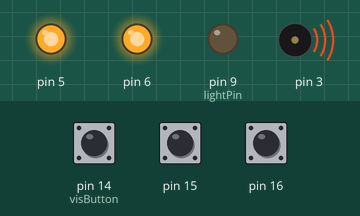
Bench run of a sketch on a simulated Arduino Uno, built with avr-gcc and run on an emulated ATmega328P. Parts: output pins drawn as LEDs (lit = HIGH), buzzer (waves = sounding). The test bench sets the inputs (shaded band); at power-on: pin 14 (visButton) HIGH, pin 15 HIGH, pin 16 HIGH.

Above: at 8.2 s.
8.3 s: pin 14 (visButton) pulled LOW for 0.15 s
At 10.1 s:
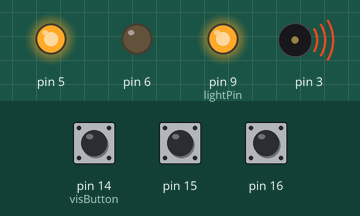
11.4 s: pin 15 pulled LOW for 0.15 s
At 14.3 s:
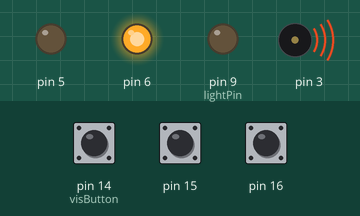
14.5 s: pin 14 (visButton) pulled LOW for 1 s
At 16.0 s:
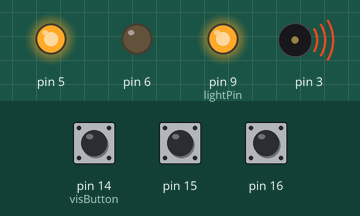
18.5 s: pin 16 pulled LOW for 3.2 s
At 20.0 s:
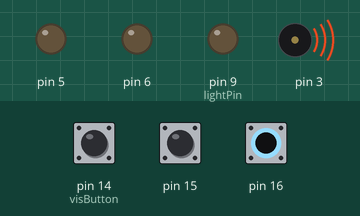
23.2 s: pin 14 (visButton) driven LOW and pin 15 driven LOW
At 25.0 s:
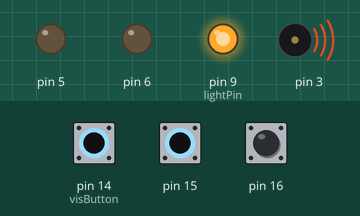
Timing chart, 0 to 26.5 s (numbered marks = the images above; inputs shaded):
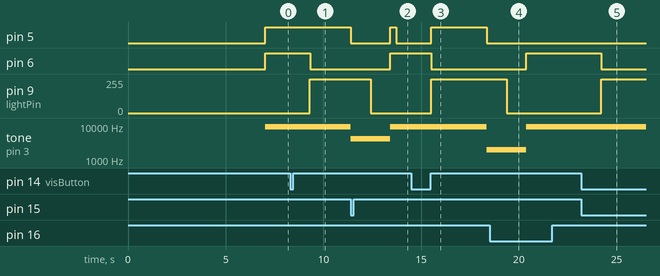

Measured:
- after the input at 8.3 s, pin 6: HIGH → LOW after 1.0 s; pin 9 (lightPin): 0/255 → 254/255 after 1.0 s; tone on pin 3: 9600 Hz → 4263 Hz after 3.1 s
- after the input at 11.4 s, pin 6: LOW → HIGH after 2.0 s instead of 2.8 s; pin 9 (lightPin): 254/255 → 0/255 after 1.0 s instead of 1.8 s
- after the input at 14.5 s, pin 5: LOW → HIGH after 1.0 s, → LOW 2.8 s later; pin 6: HIGH → LOW after 1.0 s; pin 9 (lightPin): 0/255 → 254/255 after 1.0 s; tone on pin 3: 9600 Hz → 1969 Hz after 3.9 s
- after the input at 18.5 s, pin 5: stays LOW (without the input it goes to HIGH after 1.9 s)
- after the input at 23.2 s, pin 6: HIGH → LOW after 1.0 s; pin 9 (lightPin): 0/255 → 254/255 after 1.0 s

The sketch:

puffinBurrow.ino
```cpp
#include "linearTrackActuators.h"

///////////////////////////////////////////////////
//                  Declarations                 //
///////////////////////////////////////////////////

//declare the actuator object. The arguments are as follows:

//   actuator ( pulseOutPin, directionControlPin, enablePin, leftLimitSwitch, rightLimitSwitch

actuator bird(3,6,5,16,15);

///////////////////////////////////////////////////
//              Configurable options             //
///////////////////////////////////////////////////

// this is the distance which the bird will travel out to the
// left in the burrow. It is specified in inches
int distanceOut = 16; //in stepper counts

//time in seconds that it takes the LEDs to turn on or off
float fadeTime = 1;

// maximum time that a bird can move before the program
// assumes that the limit switch is broken (in mS)
int runTimeout = 10000;

// movement profile for the return journey of the bird
// this is simply a flat speed with no wobbling.
// Units are inches per second, and 24 is about the limit.
float returnProfile (float osc){
  return 20;
}

//movement profile for the journey outward.
// Default produces a forward motion with
// slight periodic acceleration and deceleration.
//
// The oscillator period is 1.256 seconds, but
// with the 10 multiplier in the operand of the
// cosine, it has a period of .125 seconds.
//
//To slow or speed the
// oscillation, simply add a multiplier to the operand of the
//trig functions.
//
//Units are inches per second.
float outProfile (float osc){
  return 8 - cos(osc*8)*5;
}

///////////////////////////////////////////////////
// You should not need to edit below this point  //
///////////////////////////////////////////////////

// pin which is used for visitor interaction.
int visButton = 14;

// controls the lighting in the burrow.
int lightPin = 9;

bool home = true;

// scale factor for inches to steps, measured empirically.
int stepsPerInch = 480;

//convert the inch measurements to step counts for the profiles.
signed int returnSteps (float osc){
  return returnProfile(osc)*stepsPerInch;
}

signed int outSteps (float osc){
  return outProfile(osc)*stepsPerInch;
}

//callback function for what to do when return to the home position
void sitAtHome(){
  // set the home flag.
  home = true;
}

// what to do once we reach the end position.
void outAndHold(){
  //sit until the button is released.
  while(digitalRead(visButton) == LOW);

  //ramp down the lights
  for(int i=255; i>=0; i--){
    analogWrite(lightPin,i);
    delayMicroseconds(1000000*fadeTime/255);
  }
  // delay a second before the return movement starts
  delay(1000);

  //set the speed profile to the return profile.
  bird.setSpeedProfile(returnSteps,true);

  //register what to do once we get home.
  bird.registerEndCB(sitAtHome);

  //run the bird back home.
  bird.run(1);
}

//function to begin the bird movement
void goOut(){
  // clear the home flag, locking out the visitor button.
  home = false;

  // ramp up the lights in the burrow.
  for(int i=0; i<255; i++){
    analogWrite(lightPin,i);
    delayMicroseconds(1000000*fadeTime/255);
  }

  //change the speed profile.
  bird.setSpeedProfile(outSteps,true);

  // register the callback for the end of the move
  bird.registerEndCB(outAndHold);

  // send the bird out by distanceOut inches * steps per inch.
  bird.runByCounts(distanceOut*stepsPerInch,0);
}

void setup() {
  bird.runTimeout = runTimeout;
  pinMode(visButton,INPUT_PULLUP);

  delay(5000);

  outAndHold();
}

void loop() {
  bird.idle();

  // if the visitor button is press, and we're home,
  // send the bird out.
  if(digitalRead(visButton) == LOW && home) goOut();
}
```

linearTrackActuators.h
```cpp
#include "arduino.h"

/****************************************************
* This library is used to asynchronously drive
* the linear track actuators from OpenBuilds.
 */

////////////////////////////////////////////////////////

//This code is for driving multiple tracks concurrently
// at different speeds, by utilising  mutliple timers in the
// arduino to send the pulse outputs.
// It's not currently functional, but leaving here for later
// development.

/*static void setTimerOneFrequency(int hz){
  if(hz >= 16 && hz <= 1000000){
    ICR1 = 1000000 / hz;
    OCR1B = .5*ICR1; //set duty cycle of pin 10
    OCR1A = .5*ICR1; //set duty cycle of pin 9
  }
}

static void pulseOutSetup() {
   TCCR1A = _BV(COM1A1) | _BV(COM1B1) ; // phase and frequency correct mode. NON-inverted mode
  // TCCR1A = _BV(COM1A1) | _BV(COM1B1) | _BV(COM1A0) | _BV(COM1B0) ;
  //phase/frequency correct mode. SELECT THIS FOR INVERTED OUTPUTS.
  TCCR1B = _BV(WGM13) | _BV(CS11);
  // Select mode 8 and select divide by 8 on main clock.
}*/

// stores the number of the pin which is currently being pulsed
static int tonePin = 0;

// The actuator class. I'll detail each of the functions as
// they are declared.

class actuator {
public:
  int pulsePin;
  int dirPin;
  int enbPin;

  int lftLm;
  int rgtLm;

  // stores the direction and pulse speed
  int dir;
  int pps;

  //timer for moving by (approximate) count number
  unsigned long tmr;

  //Tone pulser;

  bool running;
  bool countRun;
  int counts;

  //speed profile controls
  bool useProfile;
  unsigned long oscTmr;
  unsigned long runTmr;
  int runTimeout;
  float oscillator;
  float oscMax;
  float oscIncrement;
  float incrementInterval;
  bool resetOnRun;

  //stores the pointer to the callback function
  void (*endCB)();

  signed int (*speedFunc)(float);

  //declare the actuator object and set defaults.
  actuator(int pwm, int d, int enb, int l, int r){
    pulsePin = pwm;
    enbPin = enb;
    dirPin = d;

    lftLm = l;
    rgtLm = r;

    pps = 0;
    dir = 0;
    endCB = 0;
    running = false;
    runTimeout = 0;
    countRun = false;

    useProfile = false;
    oscTmr = 0;
    oscillator = 0;
    oscMax = 3.1415*8;
    oscIncrement = .01;
    incrementInterval = 2; //ms
    resetOnRun = false;

    pinMode(dirPin,OUTPUT);
    pinMode(enbPin,OUTPUT);
    digitalWrite(dirPin,LOW);
    digitalWrite(enbPin,LOW);

    pinMode(lftLm,INPUT_PULLUP);
    pinMode(rgtLm,INPUT_PULLUP);

  }

  int direction(){
    return dir;
  }

  void setSpeed(int sp){
    pps = sp;
    if(tonePin != pulsePin) noTone(tonePin);
    tonePin = pulsePin;
    tone(pulsePin,sp);
  }

  void setSpeedProfile(signed int (*prof)(float),bool reset = false){
    useProfile = true;
    speedFunc = prof;
    resetOnRun = reset;
  }

  void setDirection(int d){
    dir = d;
    digitalWrite(dirPin,dir);
  }

  void start(){
    digitalWrite(enbPin,HIGH);
  }

  void stop(){
    digitalWrite(enbPin,LOW);
  }

  void registerEndCB(void (*CB)()){
    endCB = CB;
  }

  void run(int d, int spd = 0){
    if(spd > 0) setSpeed(spd);
    if(resetOnRun) oscillator = 0;
    running = true;
    dir = d;
    digitalWrite(dirPin,dir);
    digitalWrite(enbPin,HIGH);

    if(runTimeout){
      runTmr = millis()+runTimeout;
    }
  }

  void runByCounts(int cnts, int d, int spd = 0){
    if(spd > 0) setSpeed(spd);
    if(resetOnRun) oscillator = 0;
    dir = d;
    countRun = true;
    counts = cnts;
    running = true;
    runTmr = millis()+runTimeout;
    float ppms = pps/1000.;
    tmr = millis() + counts/ppms;
    digitalWrite(dirPin,dir);
    digitalWrite(enbPin,HIGH);
  }

  void idle(){

    if(!digitalRead(lftLm) && dir && running){
      running = false;
      stop();
      if(endCB) endCB();
    } else if(!digitalRead(rgtLm) && !dir && running){
      running = false;
      stop();
      if(endCB) endCB();
    }

    if(runTimeout && running && millis() > runTmr){
      running = false;
      stop();
      if(endCB) endCB();
    }

    if(countRun && running && ((!useProfile && millis()>tmr) || counts <=0)){
      running = false;
      countRun = false;
      stop();
      if(endCB) endCB();
    }

    if(millis()>oscTmr && running && useProfile){
      if(speedFunc) setSpeed(abs(speedFunc(oscillator)));
      if(speedFunc(oscillator) < 0) digitalWrite(dirPin,!dir);
      else digitalWrite(dirPin,dir);
      oscillator+=oscIncrement;
      if(oscillator>=oscMax) oscillator=0;
      oscTmr = millis() + incrementInterval;
      counts -= incrementInterval * pps/1000. * ((speedFunc(oscillator) < 0)?-1:1);
    }
  }
};
```
